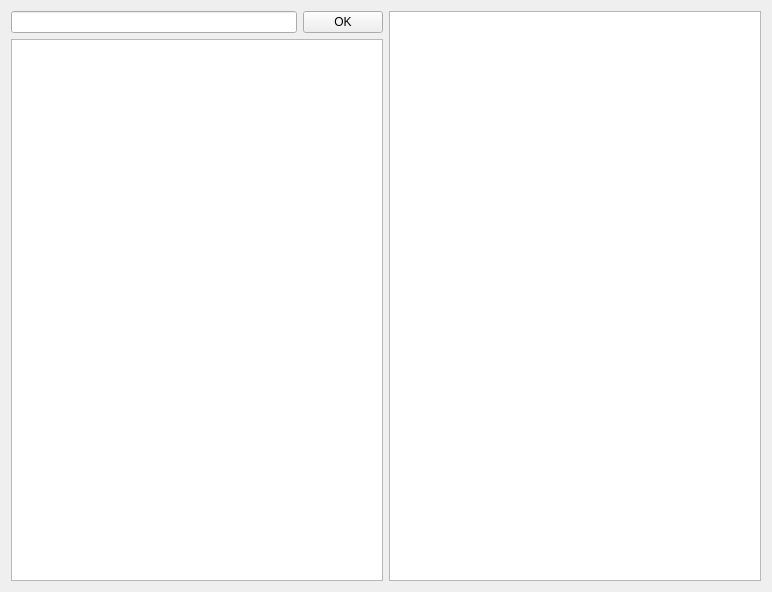
<?xml version="1.0" encoding="UTF-8"?>
<ui version="4.0">
 <class>Mywin</class>
 <widget class="QWidget" name="Mywin">
  <property name="geometry">
   <rect>
    <x>0</x>
    <y>0</y>
    <width>772</width>
    <height>592</height>
   </rect>
  </property>
  <property name="windowTitle">
   <string>Mywin</string>
  </property>
  <layout class="QHBoxLayout" name="horizontalLayout_2">
   <item>
    <layout class="QVBoxLayout" name="verticalLayout">
     <item>
      <layout class="QHBoxLayout" name="horizontalLayout">
       <item>
        <widget class="QLineEdit" name="lineEdit"/>
       </item>
       <item>
        <widget class="QPushButton" name="pushButton">
         <property name="text">
          <string>OK</string>
         </property>
        </widget>
       </item>
      </layout>
     </item>
     <item>
      <widget class="QPlainTextEdit" name="plainTextEdit"/>
     </item>
    </layout>
   </item>
   <item>
    <widget class="QTextEdit" name="textEdit"/>
   </item>
  </layout>
 </widget>
 <layoutdefault spacing="6" margin="11"/>
 <resources/>
 <connections/>
</ui>
